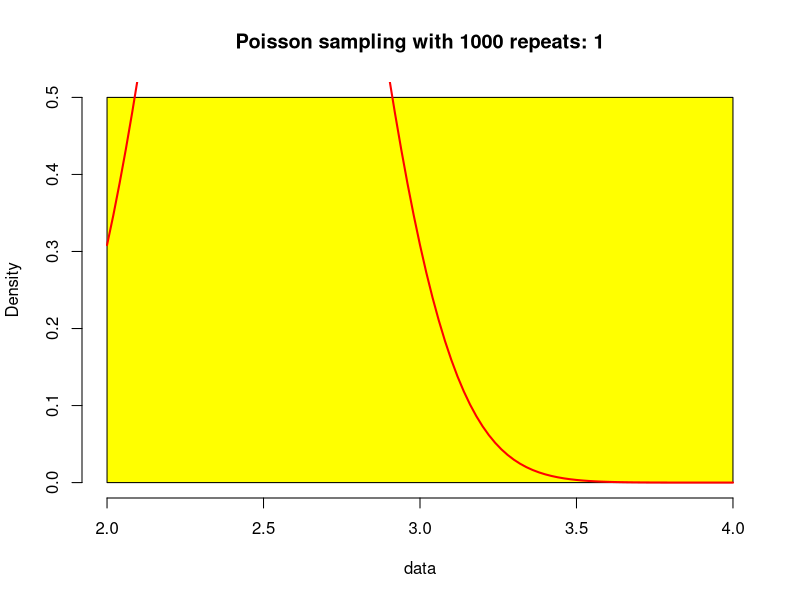
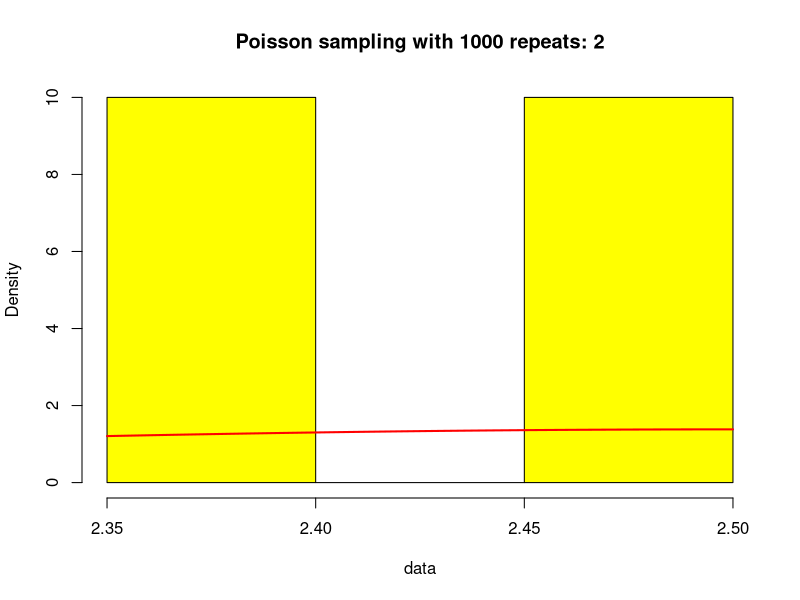
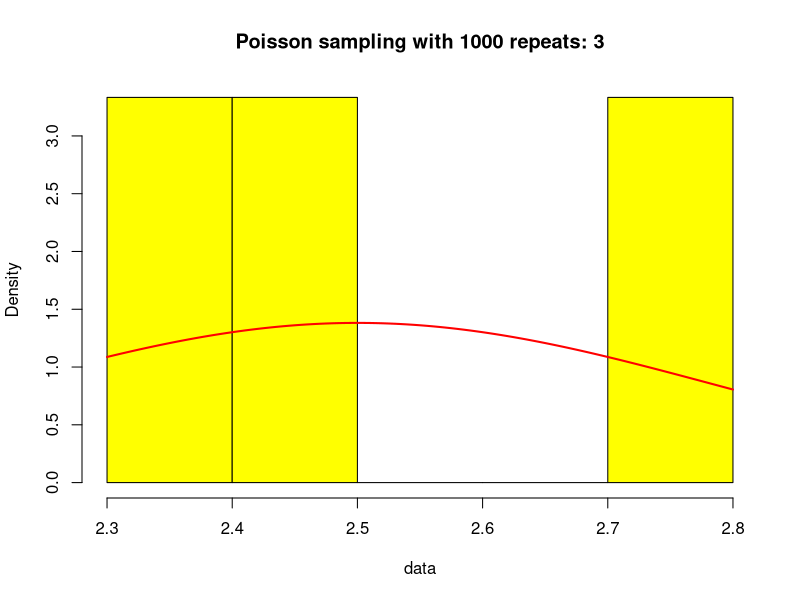
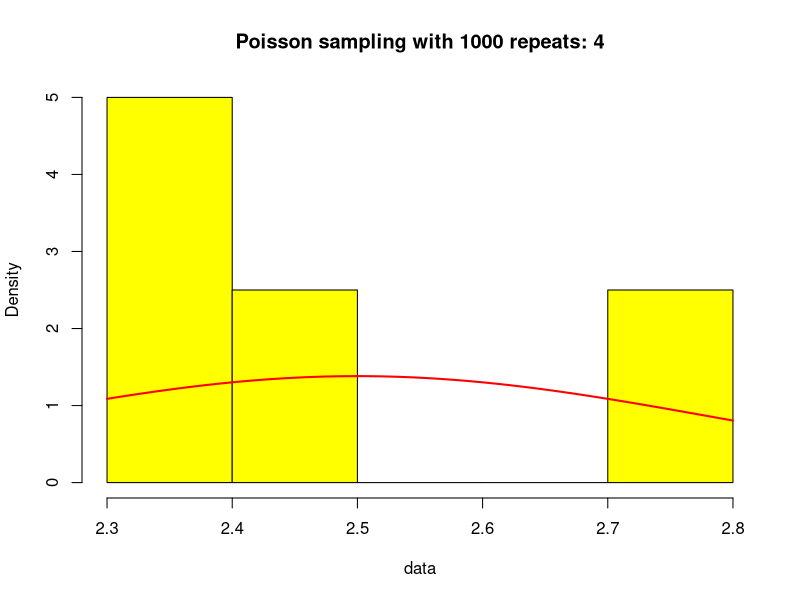
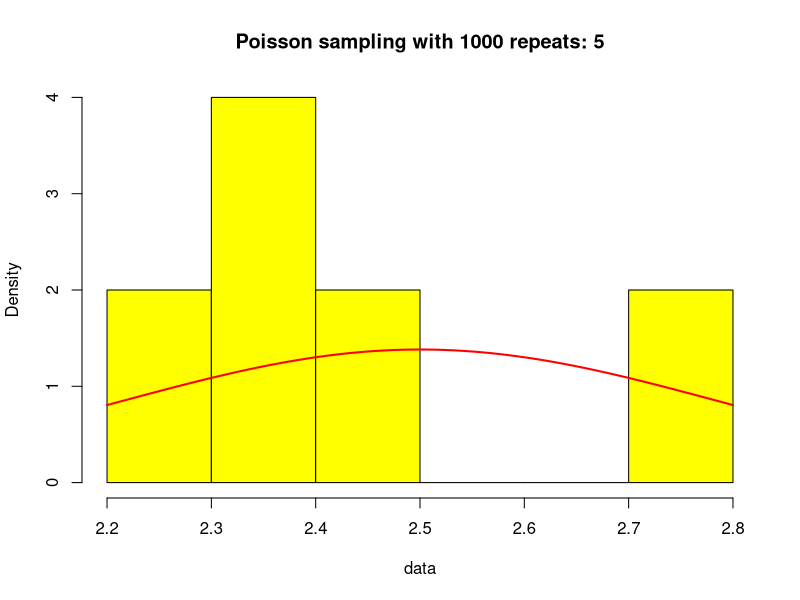
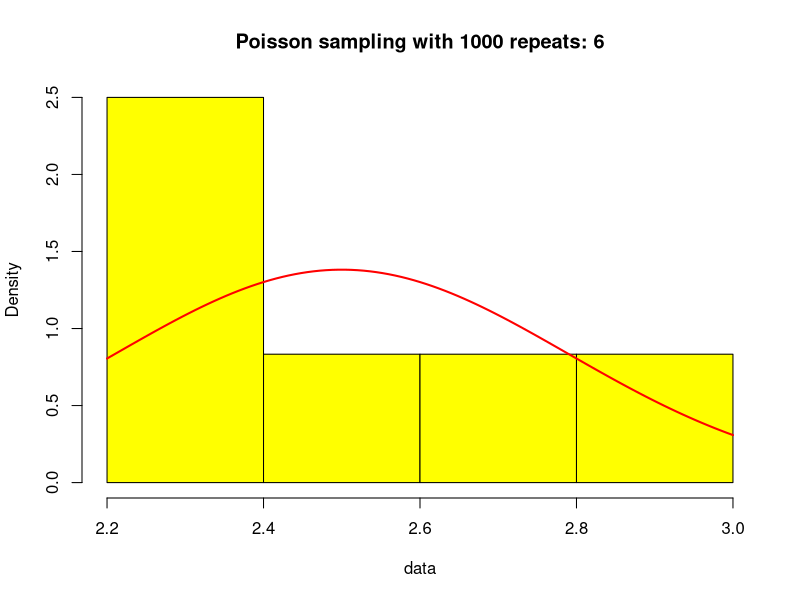
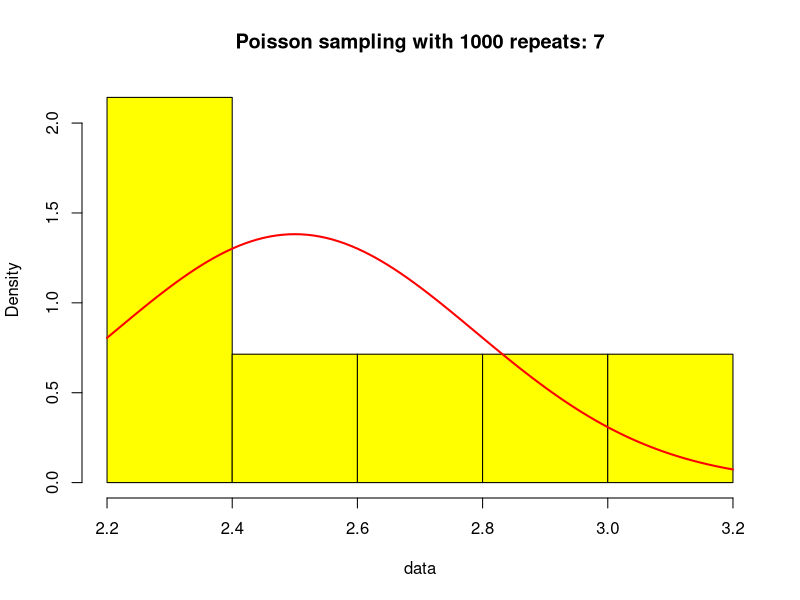
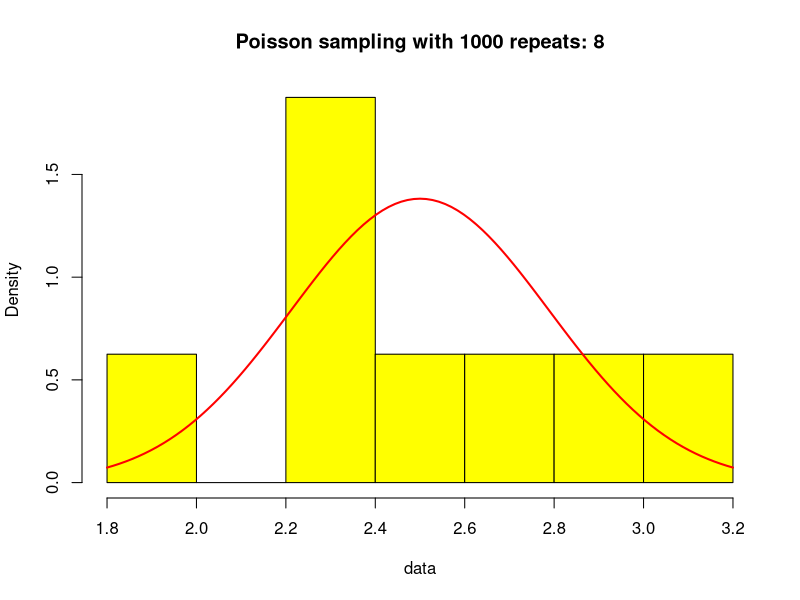

R code for these plots, in order:
times = 1000
data<-rep(times, 0)
for(j in 1:times)
{
  nums = rpois(30, lambda = 2.5)
  data[j] = mean(nums)
  hist(data, main = paste("Poisson sampling with 1000 repeats:", j), plot = T,col = "yellow", prob = T)
  curve(dnorm(x, mean = 2.5, sd=sqrt(2.5)/sqrt(30)), col="red", lwd=2, add=T)
  Sys.sleep(0.06)
}